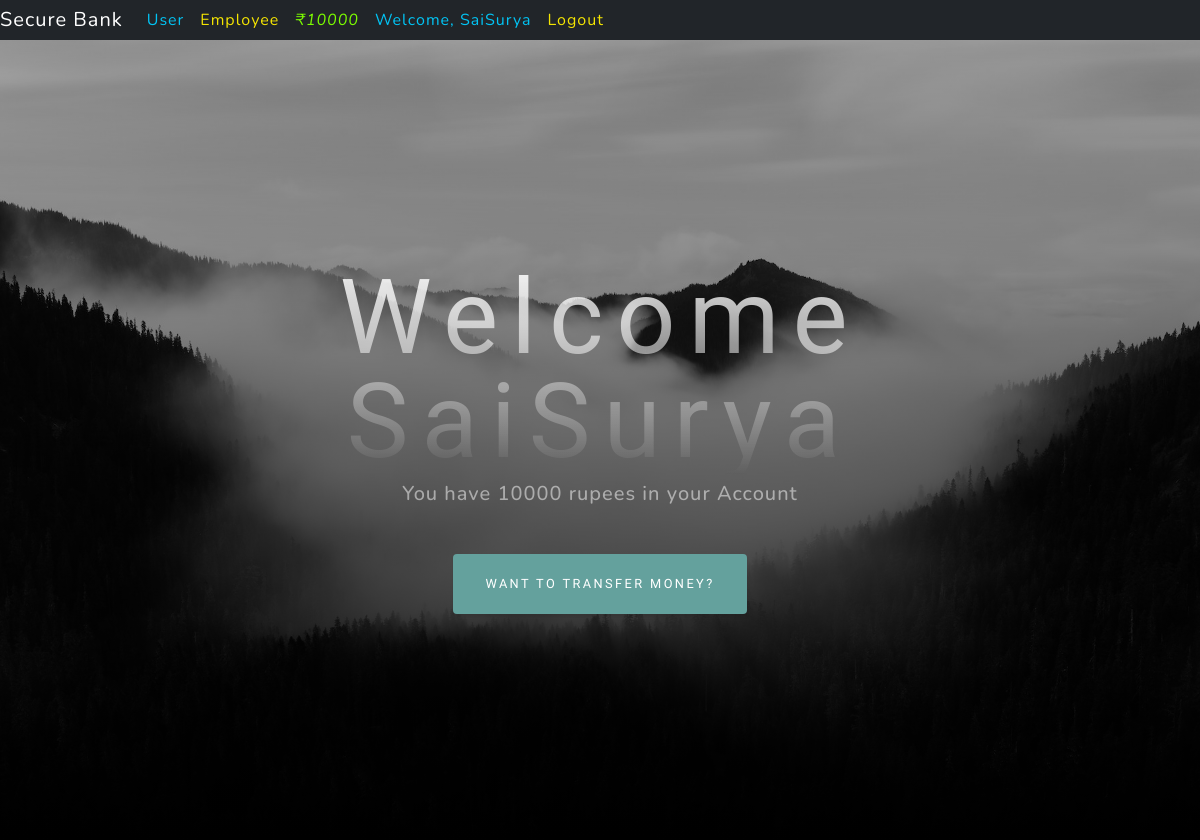
Page /user_details (signed in) on the earlier database version.
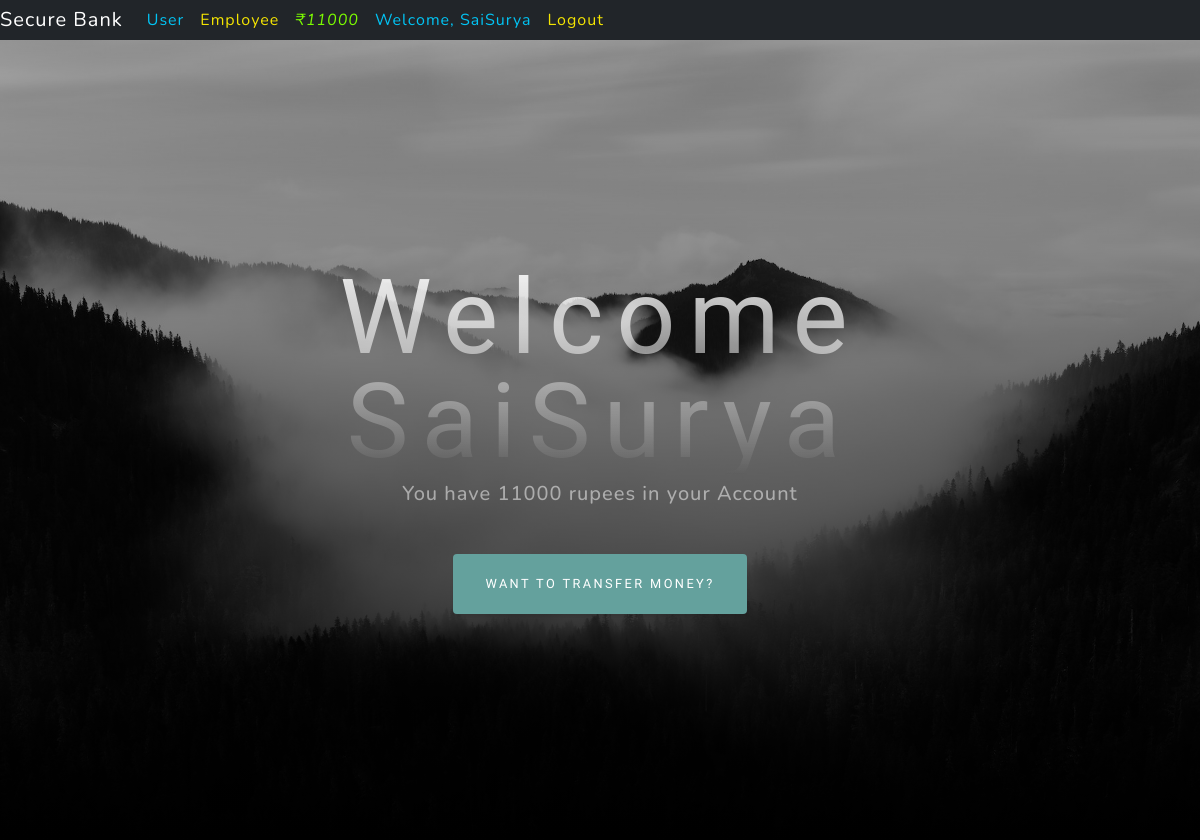
Same page on the later database version.
### bank/models.py (models this page shows, shortened)
class Customer(db.Model, UserMixin):
    id = db.Column(db.Integer(), primary_key=True)
    username = db.Column(db.String(length=30), nullable=False, unique=True)
    email_address = db.Column(db.String(length=50), nullable=False, unique=True)
    password_hash = db.Column(db.String(length=60), nullable=False)
    balance = db.Column(db.Integer(), nullable=False, default=10000)
    filename = db.Column(db.String)
    filedata = db.Column(db.LargeBinary)
    @property
    def password(self):
        return self.password

### bank/routes.py (the view)
@app.route('/user_details', methods=['GET','POST'])
def user_details():
    return render_template('user_details.html')

### bank/models.py (called while the page is built)
@login_manager.user_loader
def load_user(user_id):
    return Customer.query.get(int(user_id))

### bank/templates/user_details.html (shortened to what this page needs)
{% extends 'base.html' %}
{% block navbar %}
{% if current_user.is_authenticated %}
    <ul class="navbar-nav">
        <li class="nav-item">
            <a class="nav-link" style="color: lawngreen"; font-weight: bold>
                <i >₹{{ current_user.balance }}</i>
            </a>
        </li>
        <li class="nav-item">
            <a class="nav-link" style="color: rgba(0, 202, 252, 0.966)";>Welcome, {{ current_user.username }}</a>
        </li>
        <li class="nav-item">
            <a class="nav-link" href="{{ url_for('logout_page') }}" style="color: rgba(252, 235, 0, 0.966)";>Logout</a>
        </li>
    </ul>
{% endif %}
{% endblock %}
{% block body %}
<header class="masthead">
    <div class="container px-4 px-lg-5 d-flex h-100 align-items-center justify-content-center">
        <div class="d-flex justify-content-center">
            <div class="text-center">
                <h1 class="display-4 font-weight-normal" style="color: rgb(0, 223, 252)";>Welcome {{ current_user.username}}</h1>
                <div class="text-center">
                    <h2 class="text-white-50 mx-auto mt-2 mb-5">You have {{ current_user.balance }} rupees in your Account</h2></div>
                <a class="btn btn-primary" href="{{ url_for('transfer') }}">Want to Transfer Money?</a>
            </div>
        </div>
    </div>
</header>
{% endblock %}

### bank/templates/base.html (shortened to what this page needs)
<!doctype html>
<html lang="en">
    <head>
        <link href="static/styles.css" rel="stylesheet" />
    </head>
    <body id="page-top">
        <nav class="navbar navbar-expand-md navbar-dark bg-dark">
            <a class="navbar-brand" href="{{ url_for('index_page') }} ">Secure Bank</a>
            <div class="collapse navbar-collapse" id="navbarNav">
                <ul class="navbar-nav mr-auto">
                    <li class="nav-item active">
                        <a class="nav-link" href="{{ url_for('user_home_page') }}" style="color: rgba(0, 202, 252, 0.966)";>User </a>
                    </li>
                    <li class="nav-item">
                        <a class="nav-link" href=" {{ url_for('employee_home_page') }} " style="color: rgba(252, 235, 0, 0.966)";>Employee</a>
                    </li>
                </ul>
                {% block navbar %}
                {% endblock %}
            </div>
          </nav>
    {% block body %}
    {% endblock %}
   </body>
</html>

Differences in the rows shown:
changed Customer "SaiSurya": balance "10000" → "11000"
